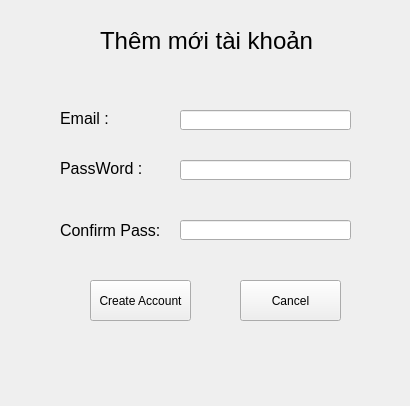
<?xml version="1.0" encoding="UTF-8"?>
<ui version="4.0">
 <class>Form</class>
 <widget class="QWidget" name="Form">
  <property name="geometry">
   <rect>
    <x>0</x>
    <y>0</y>
    <width>410</width>
    <height>406</height>
   </rect>
  </property>
  <property name="windowTitle">
   <string>Form</string>
  </property>
  <widget class="QLineEdit" name="txtPassword">
   <property name="geometry">
    <rect>
     <x>180</x>
     <y>160</y>
     <width>171</width>
     <height>20</height>
    </rect>
   </property>
  </widget>
  <widget class="QPushButton" name="btnCancel">
   <property name="geometry">
    <rect>
     <x>240</x>
     <y>280</y>
     <width>101</width>
     <height>41</height>
    </rect>
   </property>
   <property name="text">
    <string>Cancel</string>
   </property>
  </widget>
  <widget class="QLineEdit" name="txtConfirm">
   <property name="geometry">
    <rect>
     <x>180</x>
     <y>220</y>
     <width>171</width>
     <height>20</height>
    </rect>
   </property>
  </widget>
  <widget class="QLabel" name="label">
   <property name="geometry">
    <rect>
     <x>100</x>
     <y>20</y>
     <width>241</width>
     <height>41</height>
    </rect>
   </property>
   <property name="font">
    <font>
     <pointsize>18</pointsize>
    </font>
   </property>
   <property name="text">
    <string>Thêm mới tài khoản</string>
   </property>
  </widget>
  <widget class="QLabel" name="label_5">
   <property name="geometry">
    <rect>
     <x>60</x>
     <y>160</y>
     <width>81</width>
     <height>16</height>
    </rect>
   </property>
   <property name="font">
    <font>
     <pointsize>12</pointsize>
    </font>
   </property>
   <property name="text">
    <string>PassWord :</string>
   </property>
  </widget>
  <widget class="QLabel" name="label_4">
   <property name="geometry">
    <rect>
     <x>60</x>
     <y>110</y>
     <width>71</width>
     <height>16</height>
    </rect>
   </property>
   <property name="font">
    <font>
     <pointsize>12</pointsize>
    </font>
   </property>
   <property name="text">
    <string>Email :</string>
   </property>
  </widget>
  <widget class="QPushButton" name="btnCreateAccount">
   <property name="geometry">
    <rect>
     <x>90</x>
     <y>280</y>
     <width>101</width>
     <height>41</height>
    </rect>
   </property>
   <property name="text">
    <string>Create Account</string>
   </property>
  </widget>
  <widget class="QLabel" name="label_6">
   <property name="geometry">
    <rect>
     <x>60</x>
     <y>220</y>
     <width>101</width>
     <height>20</height>
    </rect>
   </property>
   <property name="font">
    <font>
     <pointsize>12</pointsize>
    </font>
   </property>
   <property name="text">
    <string>Confirm Pass:</string>
   </property>
  </widget>
  <widget class="QLineEdit" name="txtEmail">
   <property name="geometry">
    <rect>
     <x>180</x>
     <y>110</y>
     <width>171</width>
     <height>20</height>
    </rect>
   </property>
  </widget>
 </widget>
 <resources/>
 <connections/>
</ui>
